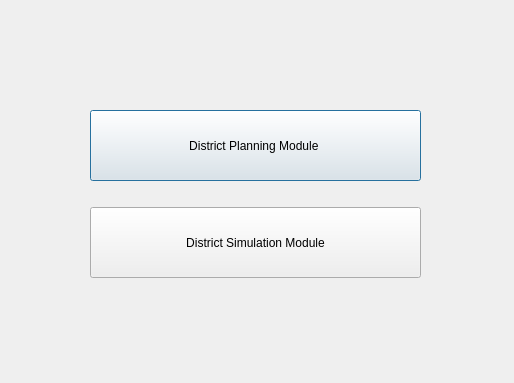
<?xml version="1.0" encoding="UTF-8"?>
<ui version="4.0">
 <class>PlanningModuleDialogBase</class>
 <widget class="QDialog" name="PlanningModuleDialogBase">
  <property name="geometry">
   <rect>
    <x>0</x>
    <y>0</y>
    <width>514</width>
    <height>383</height>
   </rect>
  </property>
  <property name="windowTitle">
   <string>District Planning and Simulation Modules</string>
  </property>
  <widget class="QPushButton" name="btnPlanning">
   <property name="geometry">
    <rect>
     <x>90</x>
     <y>110</y>
     <width>331</width>
     <height>71</height>
    </rect>
   </property>
   <property name="text">
    <string>District Planning Module </string>
   </property>
   <property name="checkable">
    <bool>false</bool>
   </property>
   <property name="autoRepeat">
    <bool>false</bool>
   </property>
   <property name="autoExclusive">
    <bool>false</bool>
   </property>
   <property name="default">
    <bool>false</bool>
   </property>
   <property name="flat">
    <bool>false</bool>
   </property>
  </widget>
  <widget class="QPushButton" name="btnSimulation">
   <property name="geometry">
    <rect>
     <x>90</x>
     <y>207</y>
     <width>331</width>
     <height>71</height>
    </rect>
   </property>
   <property name="text">
    <string>District Simulation Module</string>
   </property>
  </widget>
  <widget class="QLabel" name="label_2">
   <property name="geometry">
    <rect>
     <x>20</x>
     <y>20</y>
     <width>171</width>
     <height>41</height>
    </rect>
   </property>
   <property name="text">
    <string/>
   </property>
   <property name="pixmap">
    <pixmap resource="resources.qrc">:/plugins/planning_and_simulation_modules/PlanHeatPrincipal.png</pixmap>
   </property>
   <property name="scaledContents">
    <bool>true</bool>
   </property>
  </widget>
 </widget>
 <resources/>
 <connections/>
</ui>
